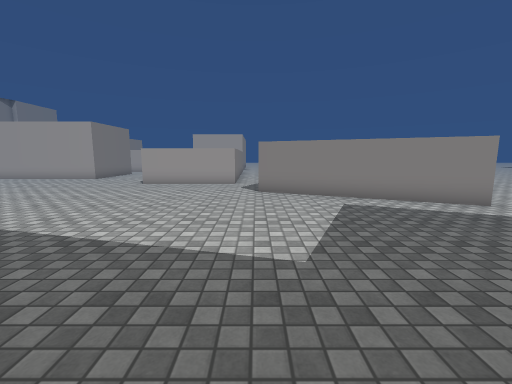
[1] (above)

24 first-person views from a walk through a Unity game level. The camera is 1.4 m above the floor, tilts 8° down and sees 90° across. The floor is counted in squares, 1 m on a side. Each view is taken from the middle of a square. On the plan, view 1 faces up. The plan holds only what a view shows up to about 13 squares ahead; the rest is blank. The place goes on beyond the plan. The player is left out. Door leaves are left out, so doorways stand open. Some surface patterns are stand-ins.

[2]
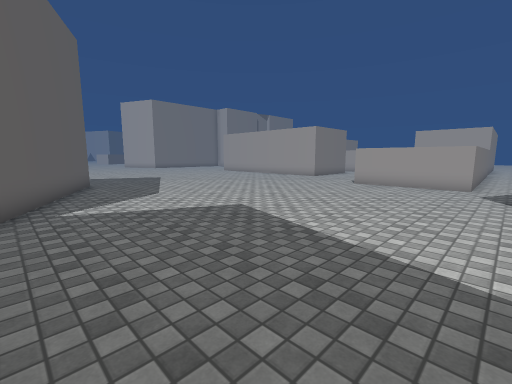

[3]
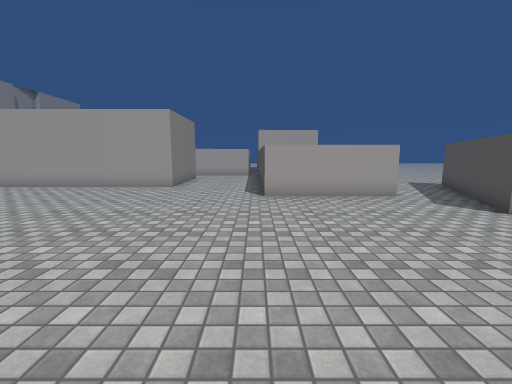

[4]
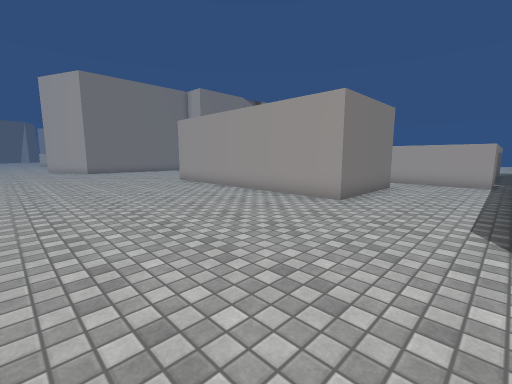

[5]
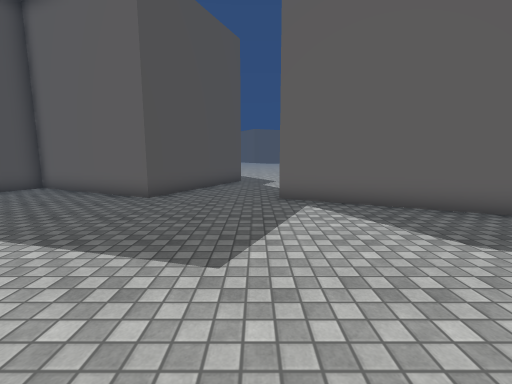

[6]
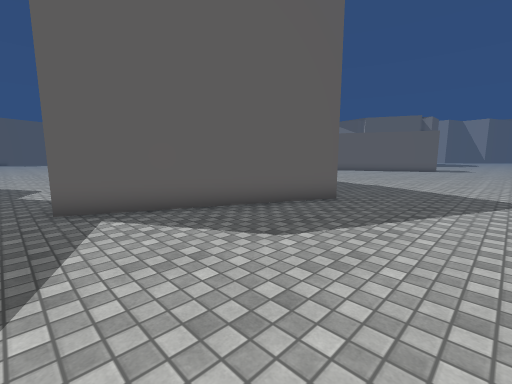

[7]
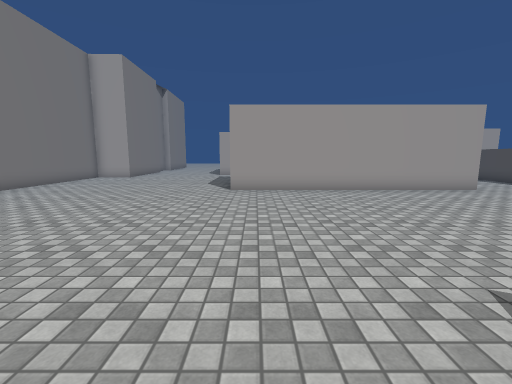

[8]
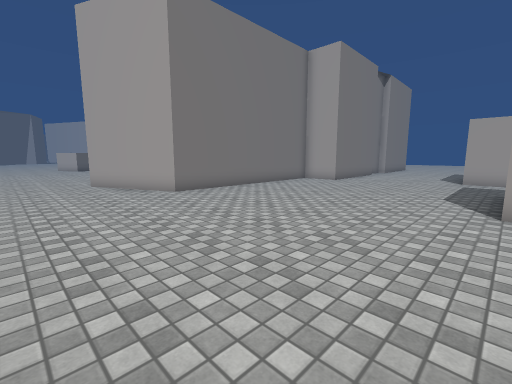

[9]
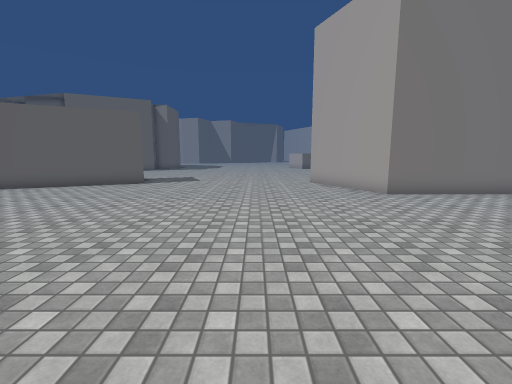

[10]
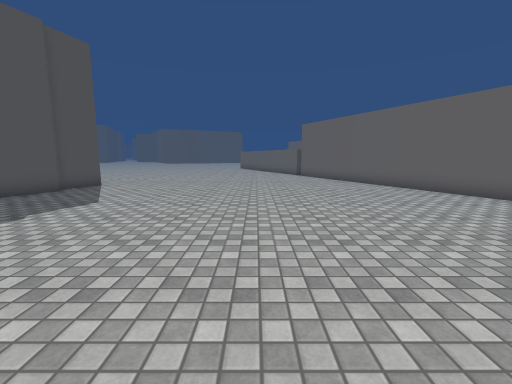

[11]
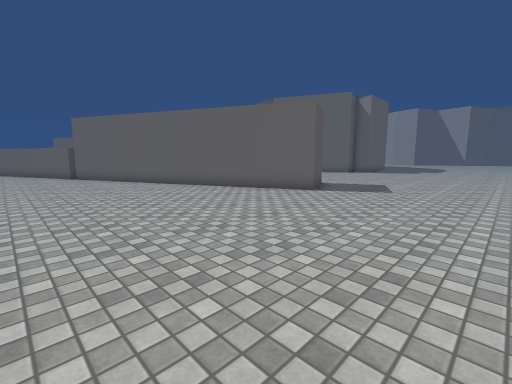

[12]
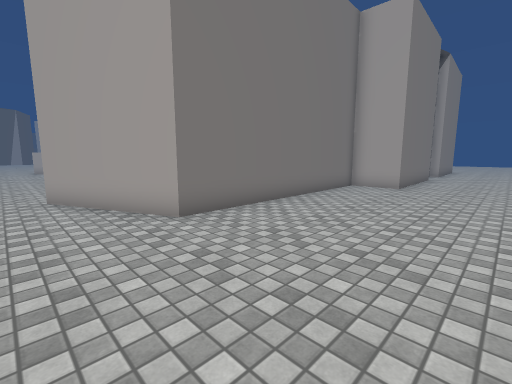

[13]
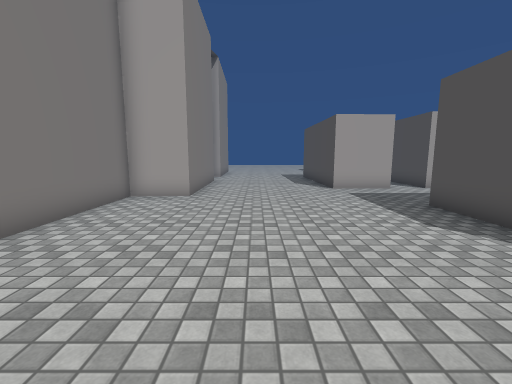

[14]
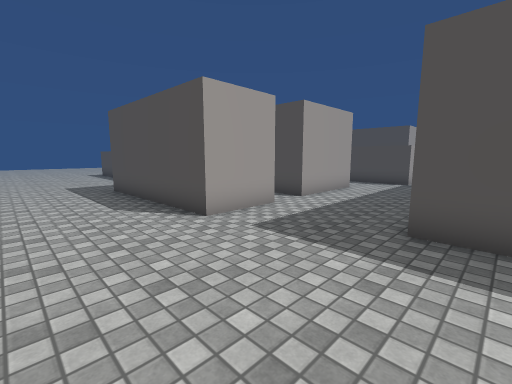

[15]
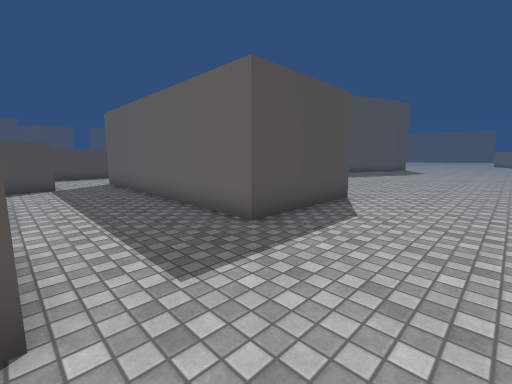

[16]
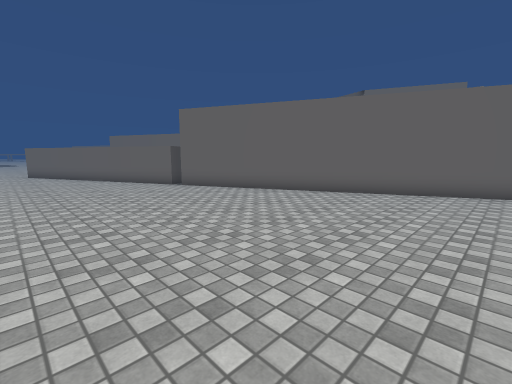

[17]
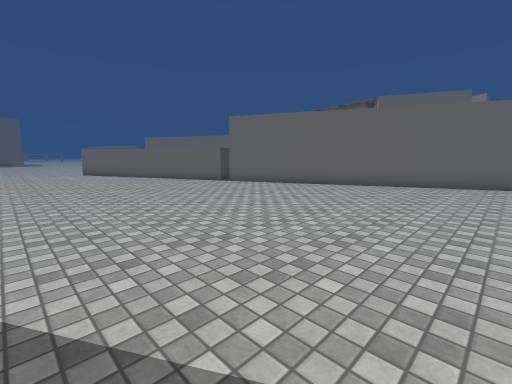

[18]
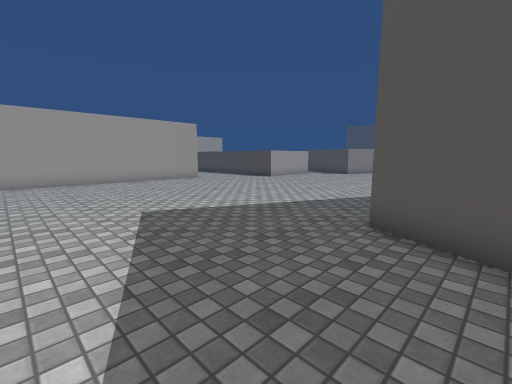

[19]
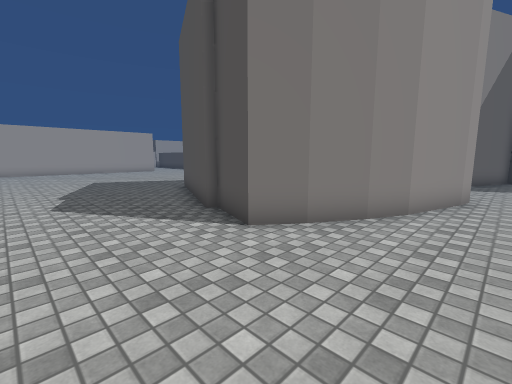

[20]
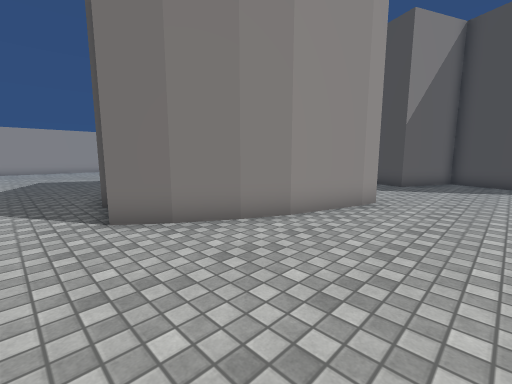

[21]
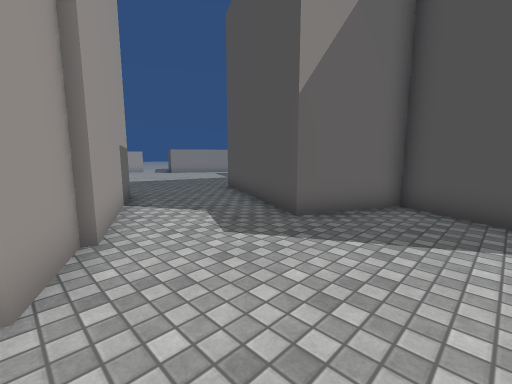

[22]
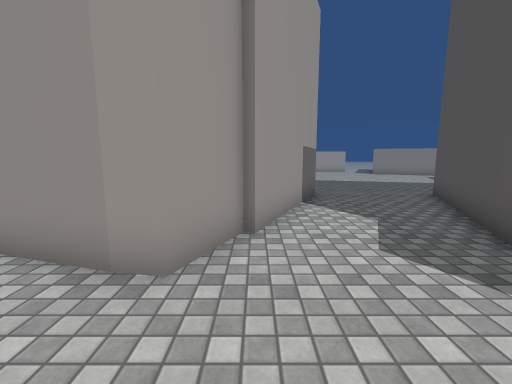

[23]
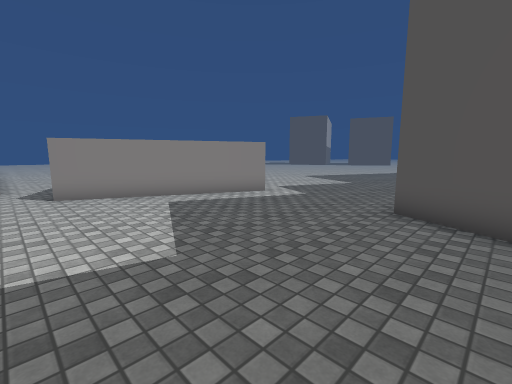

[24]
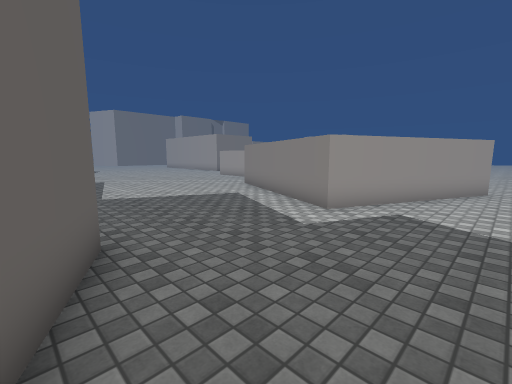

### Floor plan
Key: @ floor where view 1 was taken; # wall or solid block; . floor; ^ raised ledge.
Columns run from 39 left of view 1 to 10 right of it. Each row starts with its distance up from view 1.
 25             #....#   .#         ^
 24             #....####.####..^   ^
 23             #...............^^^^^^
 22          ####....................^
 21          #.......................^
 20          #.........###########...^
 19          #.........#         #...^
 18          ##........#         #...^    ^.
 17           #........#         #...^    ^. ..
 16           #........###########...^    ^...#      .
 15           #......................^    ^...^      .
 14           #......................^    ^..^       .
 13         ###.......................^^^^^..^      #.
 12       ###...............................^       ^.
 11 .....##.................................^      ^..
 10 ........................................^^     ^..
  9   .......................................^^^  ^...
  8 ...........................................^^^^...
  7 .............................................##...
  6 ..................................................
  5 ..................................................
  4  .................................................
  3   ................................................
  2    ..##..................####....................
  1     ###.................##  ###.............#### .
  0       ##................#     ###......@....#
 -1        #...............##      ##...###....
 -2        ##..............#       #....# ###..#
 -3         #..............#       #....#   ####
 -4         ##.............#      ##...##
 -5          #.............###   ##....#
 -6          ##..............#####....##
 -7           #................###....####
 -8           ##.........................#
 -9            #........................##
-10            ##......... .............#

Where each view was taken, in squares from view 1:
view 1: 0 up, 0 right, facing up
view 2: 0 up, 0 right, facing up-left
view 3: 4 up, 6 left, facing up
view 4: 8 up, 6 left, facing up-left
view 5: 8 up, 6 left, facing down
view 6: 7 up, 6 left, facing down-left
view 7: 5 up, 19 left, facing up
view 8: 8 up, 20 left, facing up-left
view 9: 8 up, 20 left, facing left
view 10: 8 up, 24 left, facing down
view 11: 8 up, 24 left, facing down-left
view 12: 10 up, 24 left, facing up-left
view 13: 13 up, 25 left, facing up
view 14: 19 up, 25 left, facing up-right
view 15: 24 up, 24 left, facing down-right
view 16: 1 up, 21 left, facing down-left
view 17: 1 up, 18 left, facing down-left
view 18: 1 up, 19 left, facing up-right
view 19: 8 down, 20 left, facing up-right
view 20: 10 down, 18 left, facing up-right
view 21: 10 down, 10 left, facing up-right
view 22: 10 down, 9 left, facing up
view 23: 0 up, 1 left, facing up-right
view 24: 1 up, 10 right, facing up-left
